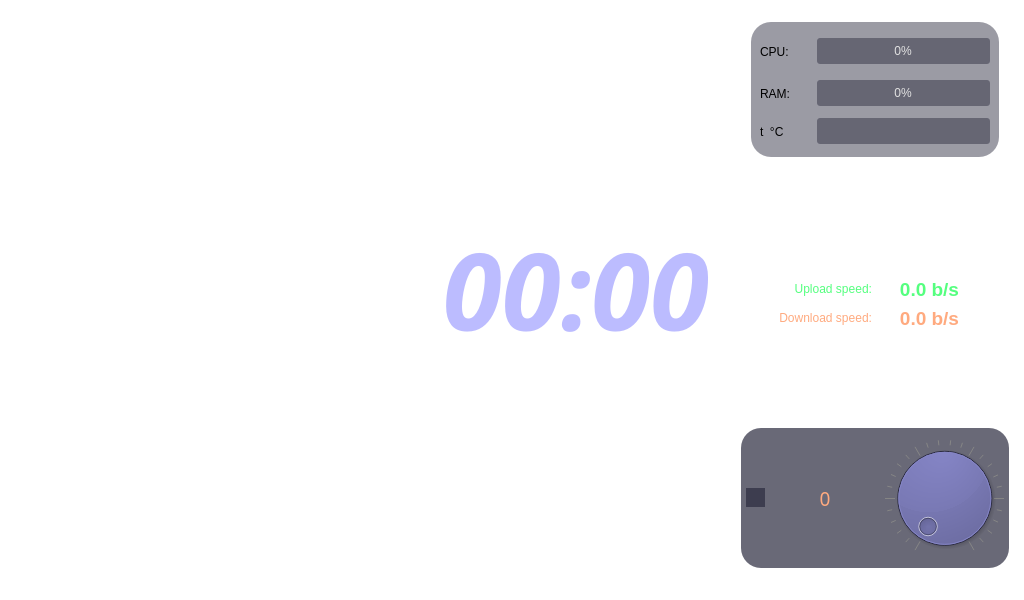
<?xml version="1.0" encoding="UTF-8"?>
<ui version="4.0">
 <class>MainWindow</class>
 <widget class="QMainWindow" name="MainWindow">
  <property name="windowModality">
   <enum>Qt::ApplicationModal</enum>
  </property>
  <property name="geometry">
   <rect>
    <x>0</x>
    <y>0</y>
    <width>1024</width>
    <height>600</height>
   </rect>
  </property>
  <property name="windowTitle">
   <string>MainWindow</string>
  </property>
  <property name="windowOpacity">
   <double>1.000000000000000</double>
  </property>
  <property name="autoFillBackground">
   <bool>false</bool>
  </property>
  <property name="styleSheet">
   <string notr="true">background-color: rgba(0, 0, 0, 0);

</string>
  </property>
  <widget class="QWidget" name="centralwidget">
   <property name="styleSheet">
    <string notr="true">background-color: rgba(0, 0, 0, 0);</string>
   </property>
   <layout class="QGridLayout" name="gridLayout">
    <item row="0" column="0">
     <widget class="QFrame" name="right_frame">
      <property name="minimumSize">
       <size>
        <width>720</width>
        <height>0</height>
       </size>
      </property>
      <property name="frameShape">
       <enum>QFrame::StyledPanel</enum>
      </property>
      <property name="frameShadow">
       <enum>QFrame::Raised</enum>
      </property>
      <layout class="QGridLayout" name="gridLayout_7">
       <item row="0" column="0">
        <widget class="QFrame" name="r_top_frame">
         <property name="frameShape">
          <enum>QFrame::StyledPanel</enum>
         </property>
         <property name="frameShadow">
          <enum>QFrame::Raised</enum>
         </property>
        </widget>
       </item>
       <item row="2" column="0">
        <widget class="QFrame" name="r_bottom_frame">
         <property name="frameShape">
          <enum>QFrame::StyledPanel</enum>
         </property>
         <property name="frameShadow">
          <enum>QFrame::Raised</enum>
         </property>
        </widget>
       </item>
       <item row="1" column="0">
        <widget class="QFrame" name="r_middle_frame">
         <property name="frameShape">
          <enum>QFrame::StyledPanel</enum>
         </property>
         <property name="frameShadow">
          <enum>QFrame::Raised</enum>
         </property>
         <layout class="QGridLayout" name="gridLayout_8">
          <item row="0" column="0">
           <widget class="QLabel" name="time_Label">
            <property name="minimumSize">
             <size>
              <width>0</width>
              <height>0</height>
             </size>
            </property>
            <property name="maximumSize">
             <size>
              <width>680</width>
              <height>16777215</height>
             </size>
            </property>
            <property name="font">
             <font>
              <family>DSEG14 Classic</family>
              <pointsize>80</pointsize>
              <weight>75</weight>
              <italic>true</italic>
              <bold>true</bold>
             </font>
            </property>
            <property name="styleSheet">
             <string notr="true">color: rgba(170, 170, 255, 200);</string>
            </property>
            <property name="text">
             <string>00:00</string>
            </property>
            <property name="alignment">
             <set>Qt::AlignRight|Qt::AlignTrailing|Qt::AlignVCenter</set>
            </property>
           </widget>
          </item>
         </layout>
        </widget>
       </item>
      </layout>
     </widget>
    </item>
    <item row="0" column="1">
     <widget class="QFrame" name="left_frame">
      <property name="frameShape">
       <enum>QFrame::StyledPanel</enum>
      </property>
      <property name="frameShadow">
       <enum>QFrame::Raised</enum>
      </property>
      <layout class="QGridLayout" name="gridLayout_2" rowstretch="0,5">
       <property name="leftMargin">
        <number>5</number>
       </property>
       <property name="topMargin">
        <number>2</number>
       </property>
       <property name="rightMargin">
        <number>5</number>
       </property>
       <property name="bottomMargin">
        <number>0</number>
       </property>
       <property name="horizontalSpacing">
        <number>5</number>
       </property>
       <property name="verticalSpacing">
        <number>10</number>
       </property>
       <item row="1" column="0">
        <widget class="QFrame" name="bottom_frame">
         <property name="maximumSize">
          <size>
           <width>450</width>
           <height>140</height>
          </size>
         </property>
         <property name="styleSheet">
          <string notr="true">background-color: rgba(42, 42, 62, 180);
border-radius: 20px;</string>
         </property>
         <property name="frameShape">
          <enum>QFrame::NoFrame</enum>
         </property>
         <property name="frameShadow">
          <enum>QFrame::Raised</enum>
         </property>
         <layout class="QHBoxLayout" name="horizontalLayout">
          <property name="spacing">
           <number>0</number>
          </property>
          <property name="leftMargin">
           <number>5</number>
          </property>
          <property name="topMargin">
           <number>5</number>
          </property>
          <property name="rightMargin">
           <number>5</number>
          </property>
          <property name="bottomMargin">
           <number>5</number>
          </property>
          <item>
           <widget class="QToolButton" name="muteButton">
            <property name="text">
             <string/>
            </property>
            <property name="icon">
             <iconset theme="audio">
              <normaloff>.</normaloff>.</iconset>
            </property>
           </widget>
          </item>
          <item>
           <widget class="QLabel" name="volume_label">
            <property name="maximumSize">
             <size>
              <width>120</width>
              <height>32</height>
             </size>
            </property>
            <property name="font">
             <font>
              <family>Fira Mono for Powerline</family>
              <pointsize>14</pointsize>
              <weight>50</weight>
              <italic>false</italic>
              <bold>false</bold>
             </font>
            </property>
            <property name="styleSheet">
             <string notr="true">color: rgb(255, 170, 127);
background-color: rgba(0, 0, 0, 0);</string>
            </property>
            <property name="text">
             <string>0</string>
            </property>
            <property name="alignment">
             <set>Qt::AlignCenter</set>
            </property>
           </widget>
          </item>
          <item>
           <widget class="QDial" name="volume_dial">
            <property name="maximumSize">
             <size>
              <width>170</width>
              <height>170</height>
             </size>
            </property>
            <property name="styleSheet">
             <string notr="true">background-color: rgb(85, 85, 127);</string>
            </property>
            <property name="invertedAppearance">
             <bool>false</bool>
            </property>
            <property name="invertedControls">
             <bool>false</bool>
            </property>
            <property name="notchesVisible">
             <bool>true</bool>
            </property>
           </widget>
          </item>
         </layout>
        </widget>
       </item>
       <item row="0" column="0">
        <widget class="QFrame" name="top_frame">
         <property name="frameShape">
          <enum>QFrame::StyledPanel</enum>
         </property>
         <property name="frameShadow">
          <enum>QFrame::Raised</enum>
         </property>
         <layout class="QGridLayout" name="gridLayout_3">
          <item row="0" column="0" colspan="2">
           <widget class="QFrame" name="sensor_frame">
            <property name="minimumSize">
             <size>
              <width>0</width>
              <height>135</height>
             </size>
            </property>
            <property name="maximumSize">
             <size>
              <width>16777215</width>
              <height>135</height>
             </size>
            </property>
            <property name="styleSheet">
             <string notr="true">background-color: rgba(42, 42, 62, 120);
border-radius: 20px;</string>
            </property>
            <property name="frameShape">
             <enum>QFrame::NoFrame</enum>
            </property>
            <property name="frameShadow">
             <enum>QFrame::Raised</enum>
            </property>
            <layout class="QGridLayout" name="gridLayout_5">
             <item row="0" column="0">
              <widget class="QLabel" name="cpulabel">
               <property name="minimumSize">
                <size>
                 <width>39</width>
                 <height>39</height>
                </size>
               </property>
               <property name="styleSheet">
                <string notr="true">background-color: rgba(0, 0, 0, 0);</string>
               </property>
               <property name="text">
                <string>CPU:</string>
               </property>
              </widget>
             </item>
             <item row="0" column="1">
              <widget class="QProgressBar" name="cpuBar">
               <property name="minimumSize">
                <size>
                 <width>0</width>
                 <height>0</height>
                </size>
               </property>
               <property name="maximumSize">
                <size>
                 <width>16777215</width>
                 <height>26</height>
                </size>
               </property>
               <property name="styleSheet">
                <string notr="true">QProgressBar
{
border: solid grey;
border-radius: 3px;
	color: rgb(225, 225, 225);
}
QProgressBar::chunk 
{
	background-color: rgba(255, 170, 127, 160);
border-radius :6px;
}  </string>
               </property>
               <property name="value">
                <number>0</number>
               </property>
               <property name="alignment">
                <set>Qt::AlignCenter</set>
               </property>
              </widget>
             </item>
             <item row="1" column="0">
              <widget class="QLabel" name="ramLabel">
               <property name="minimumSize">
                <size>
                 <width>39</width>
                 <height>31</height>
                </size>
               </property>
               <property name="styleSheet">
                <string notr="true">background-color: rgba(0, 0, 0, 0);</string>
               </property>
               <property name="text">
                <string>RAM:</string>
               </property>
              </widget>
             </item>
             <item row="1" column="1">
              <widget class="QProgressBar" name="ramBar">
               <property name="maximumSize">
                <size>
                 <width>16777215</width>
                 <height>26</height>
                </size>
               </property>
               <property name="styleSheet">
                <string notr="true">QProgressBar
{
border: solid grey;
border-radius: 3px;
	color: rgb(225, 225, 225);
}
QProgressBar::chunk 
{
background-color: rgba(134, 255, 148, 160);
border-radius :6px;
}  </string>
               </property>
               <property name="value">
                <number>0</number>
               </property>
               <property name="alignment">
                <set>Qt::AlignCenter</set>
               </property>
              </widget>
             </item>
             <item row="2" column="0">
              <widget class="QLabel" name="cpu_tempLabel">
               <property name="minimumSize">
                <size>
                 <width>51</width>
                 <height>31</height>
                </size>
               </property>
               <property name="styleSheet">
                <string notr="true">background-color: rgba(0, 0, 0, 0);</string>
               </property>
               <property name="text">
                <string>t  °C</string>
               </property>
              </widget>
             </item>
             <item row="2" column="1">
              <widget class="QProgressBar" name="tempBar">
               <property name="maximumSize">
                <size>
                 <width>16777215</width>
                 <height>26</height>
                </size>
               </property>
               <property name="styleSheet">
                <string notr="true">QProgressBar
{
border: solid grey;
border-radius: 3px;
	color: rgb(225, 225, 225);
}
QProgressBar::chunk 
{
	background-color: rgba(85, 170, 255, 160);
border-radius :6px;
}  </string>
               </property>
               <property name="minimum">
                <number>20</number>
               </property>
               <property name="maximum">
                <number>80</number>
               </property>
               <property name="value">
                <number>19</number>
               </property>
               <property name="alignment">
                <set>Qt::AlignCenter</set>
               </property>
               <property name="format">
                <string>%p%°C</string>
               </property>
              </widget>
             </item>
            </layout>
           </widget>
          </item>
          <item row="1" column="0" colspan="2">
           <widget class="QFrame" name="middle_frame">
            <property name="styleSheet">
             <string notr="true">
border-radius: 20px;</string>
            </property>
            <property name="frameShape">
             <enum>QFrame::StyledPanel</enum>
            </property>
            <property name="frameShadow">
             <enum>QFrame::Raised</enum>
            </property>
            <layout class="QGridLayout" name="gridLayout_4">
             <item row="1" column="0" colspan="2">
              <widget class="QFrame" name="net_frame">
               <property name="minimumSize">
                <size>
                 <width>0</width>
                 <height>100</height>
                </size>
               </property>
               <property name="maximumSize">
                <size>
                 <width>16777215</width>
                 <height>100</height>
                </size>
               </property>
               <property name="frameShape">
                <enum>QFrame::StyledPanel</enum>
               </property>
               <property name="frameShadow">
                <enum>QFrame::Raised</enum>
               </property>
               <layout class="QGridLayout" name="gridLayout_6">
                <item row="2" column="1">
                 <widget class="QLabel" name="dnLabel">
                  <property name="minimumSize">
                   <size>
                    <width>0</width>
                    <height>30</height>
                   </size>
                  </property>
                  <property name="font">
                   <font>
                    <pointsize>14</pointsize>
                    <weight>75</weight>
                    <bold>true</bold>
                   </font>
                  </property>
                  <property name="styleSheet">
                   <string notr="true">color: rgb(255, 170, 127);</string>
                  </property>
                  <property name="text">
                   <string>0.0 b/s</string>
                  </property>
                  <property name="alignment">
                   <set>Qt::AlignCenter</set>
                  </property>
                 </widget>
                </item>
                <item row="1" column="1">
                 <widget class="QLabel" name="upLabel">
                  <property name="minimumSize">
                   <size>
                    <width>0</width>
                    <height>30</height>
                   </size>
                  </property>
                  <property name="font">
                   <font>
                    <pointsize>14</pointsize>
                    <weight>75</weight>
                    <bold>true</bold>
                   </font>
                  </property>
                  <property name="styleSheet">
                   <string notr="true">color: rgb(85, 255, 127);</string>
                  </property>
                  <property name="text">
                   <string>0.0 b/s</string>
                  </property>
                  <property name="alignment">
                   <set>Qt::AlignCenter</set>
                  </property>
                 </widget>
                </item>
                <item row="1" column="0">
                 <widget class="QLabel" name="label">
                  <property name="minimumSize">
                   <size>
                    <width>0</width>
                    <height>30</height>
                   </size>
                  </property>
                  <property name="styleSheet">
                   <string notr="true">color: rgb(85, 255, 127);</string>
                  </property>
                  <property name="text">
                   <string>Upload speed:</string>
                  </property>
                  <property name="alignment">
                   <set>Qt::AlignRight|Qt::AlignTrailing|Qt::AlignVCenter</set>
                  </property>
                 </widget>
                </item>
                <item row="0" column="0" colspan="2">
                 <widget class="QLabel" name="interfaceLabel">
                  <property name="minimumSize">
                   <size>
                    <width>0</width>
                    <height>30</height>
                   </size>
                  </property>
                  <property name="maximumSize">
                   <size>
                    <width>16777215</width>
                    <height>30</height>
                   </size>
                  </property>
                  <property name="font">
                   <font>
                    <pointsize>14</pointsize>
                    <weight>75</weight>
                    <bold>true</bold>
                   </font>
                  </property>
                  <property name="styleSheet">
                   <string notr="true">color: rgba(255, 255, 255, 200);</string>
                  </property>
                  <property name="text">
                   <string>Interface: eth0</string>
                  </property>
                  <property name="alignment">
                   <set>Qt::AlignCenter</set>
                  </property>
                 </widget>
                </item>
                <item row="2" column="0">
                 <widget class="QLabel" name="label_2">
                  <property name="minimumSize">
                   <size>
                    <width>0</width>
                    <height>30</height>
                   </size>
                  </property>
                  <property name="styleSheet">
                   <string notr="true">color: rgb(255, 170, 127);</string>
                  </property>
                  <property name="text">
                   <string>Download speed:</string>
                  </property>
                  <property name="alignment">
                   <set>Qt::AlignRight|Qt::AlignTrailing|Qt::AlignVCenter</set>
                  </property>
                 </widget>
                </item>
               </layout>
              </widget>
             </item>
            </layout>
           </widget>
          </item>
         </layout>
        </widget>
       </item>
      </layout>
     </widget>
    </item>
   </layout>
  </widget>
  <widget class="QStatusBar" name="statusBar"/>
 </widget>
 <resources/>
 <connections/>
</ui>
